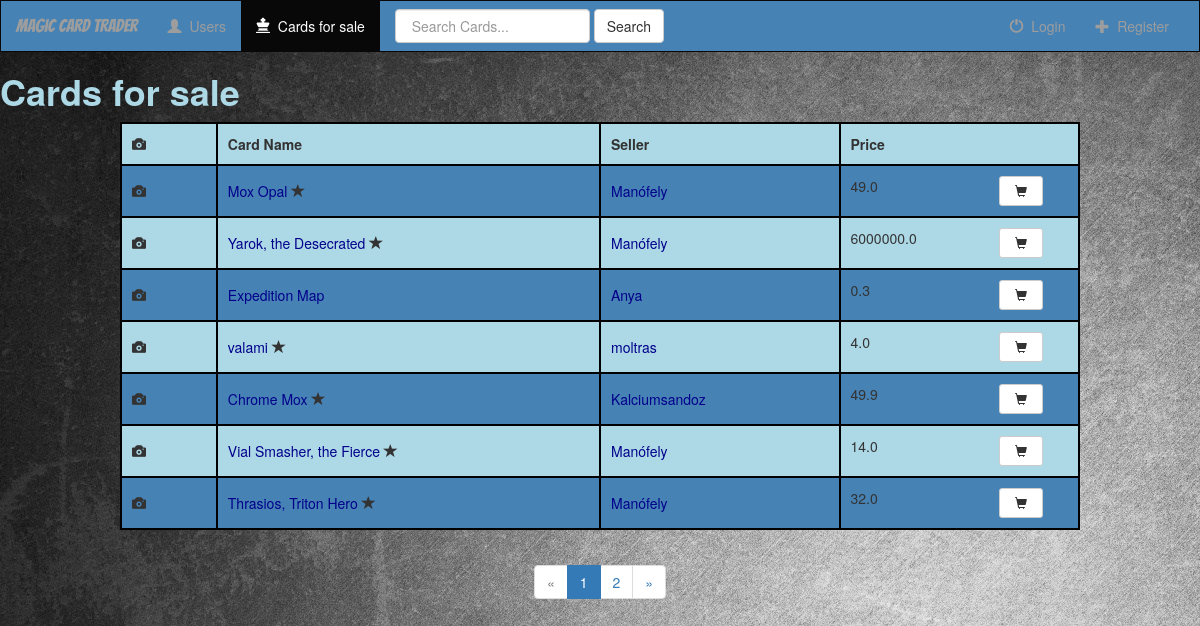
Page /cards/ on the earlier database version.
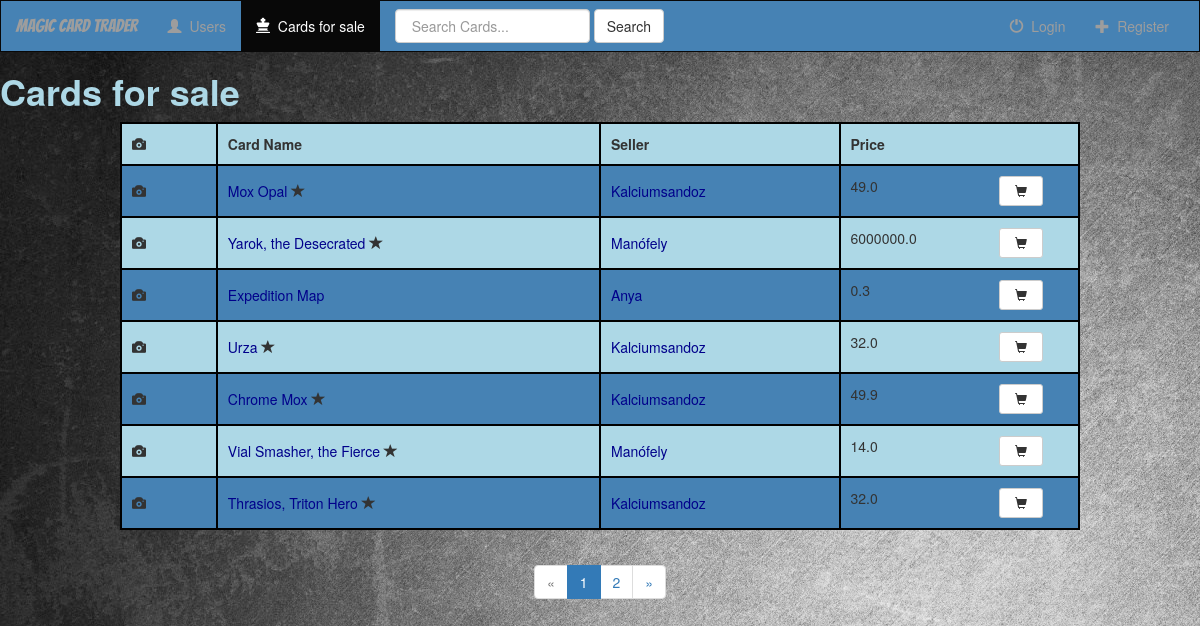
Same page on the later database version.
### Magic/models.py (models this page shows, shortened)
class Card(models.Model):
    name = models.CharField(max_length = 150)
    set_name = models.CharField(max_length = 150)
    price = models.FloatField()
    user = models.ForeignKey(User, on_delete=models.CASCADE)
    is_foil = models.BooleanField(default=False)
    is_ordered = models.BooleanField(default=False)

### Magic/views.py (the view)
# urls.py: path('cards/', views.cards, name="cards"),
def cards(request):
    all_cards = Card.objects.filter(is_ordered=False)
    page = request.GET.get('page', 1)
    template = loader.get_template('magic/cards.html')
    paginator = Paginator(all_cards, 7)
    try:
        cards = paginator.page(page)
    except PageNotAnInteger:
        cards = paginator.page(1)
    except EmptyPage:
        cards = paginator.page(paginator.num_pages)
    context = {
        'all_cards': all_cards,
        'cards': cards,
        'nbar':'cards',
    }
    return HttpResponse(template.render(context, request))

### Magic/templates/magic/cards.html (shortened to what this page needs)
{% extends 'magic/base.html' %}
{% block body %}
    {% if all_cards %}
        <h1 class="basic-text cards-header">Cards for sale</h1>
        <table id="card-table">
            <tr>
                <th><span class="glyphicon glyphicon-camera"></span></th>
                <th>Card Name</th>
                <th>Seller</th>
                <th>Price</th>
            </tr>
            {% for card in cards %}
            {% if card.is_ordered == False %}
                <tr>
                    <td class="img-td">
                        <span class="glyphicon glyphicon-camera"></span>
                    </td>
                    <td>
                        <a class="card-td-link" href="{% url 'Magic:card_detail' card.id %}">{{card.name}}</a>
                        {% if card.is_foil %}
                            <span class="glyphicon glyphicon-star"></span>
                        {% endif %}
                    </td>
                    <td class="seller-td">
                        <a class="user-td-link" href="{% url 'Magic:user_detail' card.user.id %}">{{card.user}}</a>
                    </td>
                    <td class="price-td">
                        {{card.price}}
                        <a href="{% url 'Magic:add_to_cart' card.id %}" >
                            <button type="submit" class="btn btn-default btn-sm btn-cart">
                                <span class="glyphicon glyphicon-shopping-cart"></span>
                            </button>
                        </a>
                    </td>
                </tr>
            {% endif %}
            {% endfor %}
        </table>
        <div class="center">
            {% if cards.has_other_pages %}
                <ul class="pagination">
                    {% if cards.has_previous %}
                        <li><a href="?page={{ cards.previous_page_number }}">&laquo;</a></li>
                    {% else %}
                        <li class="disabled"><span>&laquo;</span></li>
                    {% endif %}
                    {% for i in cards.paginator.page_range %}
                        {% if cards.number == i %}
                            <li class="active"><span>{{ i }} <span class="sr-only">(current)</span></span></li>
                        {% else %}
                            <li><a href="?page={{ i }}">{{ i }}</a></li>
                        {% endif %}
                    {% endfor %}
                    {% if cards.has_next %}
                        <li><a href="?page={{ cards.next_page_number }}">&raquo;</a></li>
                    {% else %}
                        <li class="disabled"><span>&raquo;</span></li>
                    {% endif %}
                </ul>
            {% endif %}
        </div>
    {% else %}
            <h3 class="basic-text">No cards available for sale</h3>
    {% endif %}
{% endblock %}

### Magic/templates/magic/base.html (shortened to what this page needs)
{% load static %}
<!DOCTYPE html>
<html lang="en">
    <head>
        <link rel="stylesheet" href="https://maxcdn.bootstrapcdn.com/bootstrap/3.3.6/css/bootstrap.min.css" />
        <link rel="stylesheet" type="text/css" href="{% static 'magic/style.css' %}" />
    </head>
    <body>
        <nav class="navbar navbar-inverse">
            <div class="container-fluid">
                <div class="navbar-header">
                    <a class="navbar-brand {% if nbar == 'home' %} active {% endif %}" href="{% url 'Magic:index' %}">Magic Card Trader</a>
                </div>
                <div class="collapsable navbar-collapse" id="topNavBar">
                    <ul class="nav navbar-nav">
                        <li class="{% if nbar == 'users' %} active {% endif %}">
                            <a href="{% url 'Magic:users' %}">
                                <span class="glyphicon glyphicon-user" aria-hidden="true"></span>&nbsp;
                                Users
                            </a>
                        </li>
                        <li class="{% if nbar == 'cards' %} active {% endif %}">
                            <a href="{% url 'Magic:cards' %}">
                                <span class="glyphicon glyphicon-king" aria-hidden="true"></span>&nbsp;
                                Cards for sale
                            </a>
                        </li>
                    </ul>
                    <form class="navbar-form navbar-left " role="search" method="GET" action="#">
                        <div class="form-group">
                            <input type="text" class="form-control" name="q" value="" placeholder="{% if nbar == 'users' %} Search Users... {% else %} Search Cards... {% endif %}">
                        </div>
                        <button type="submit" class="btn btn-default">Search</button>
                    </form>
                    <ul class="nav navbar-nav navbar-right">
                        {% if request.user.is_authenticated %}
                            <li class="{% if nbar == 'profile' %} active {% endif %}">
                                <a href="{% url 'profile' %}">
                                    <span class="glyphicon glyphicon-user" aria-hidden="true"></span>&nbsp; {{ request.user }}'s Profile
                                </a>
                            </li>
                            <li class="{% if nbar == 'add_cards' %} active {% endif %}">
                                <a href="{% url 'Magic:card_add' %}">
                                    <span class="glyphicon glyphicon-plus" aria-hidden="true"></span>&nbsp; Add Cards
                                </a>
                            </li>
                            <li class="{% if nbar == 'order-summary' %} active {% endif %}">
                                <a href="{% url 'Magic:order_summary' %}">
                                    <span class="glyphicon glyphicon-shopping-cart" aria-hidden="true"></span>&nbsp; View Cart {% if order.get_cart_total > 0 %}(${{ order.get_cart_total }}) {% endif %}
                                </a>
                            </li>
                            <li class="">
                                <a href="{% url 'logout' %}">
                                    <span class="glyphicon glyphicon-off" aria-hidden="true"></span>&nbsp; Logout
                                </a>
                            </li>
                        {% else %}
                            <li class="">
                                <a href="{% url 'login' %}">
                                    <span class="glyphicon glyphicon-off" aria-hidden="true"></span>&nbsp; Login
                                </a>
                            </li>
                            <li class="">
                                <a href="{% url 'Magic:register' %}">
                                    <span class="glyphicon glyphicon-plus" aria-hidden="true"></span>&nbsp; Register
                                </a>
                            </li>
                        {% endif %}
                    </ul>
                </div>
            </div>
        </nav>
        {% block body %}
        {% endblock %}
    </body>
</html>

### Magic/static/magic/style.css (style rules this page uses)
body { background: white url("images/background.jpg"); }
.navbar { border-radius: 0; }
.navbar-brand { font-family: 'Bangers', cursive; }
.navbar { background-color: steelblue; }
.active { color: aqua; background-color: rgb(0, 0, 121); }
.basic-text { color: lightblue; font-weight: bold; }
.cards-header { border-bottom: 50ptx; }
table { width: 80%; margin-left: auto; margin-right: auto; margin-bottom: 15px; }
table, th, td { border: 2px solid black; border-collapse: collapse; align-self: center; }
th, td { padding: 10px; height: 40%; }
#user-table tr:nth-child(even), #card-table tr:nth-child(even) { background-color: steelblue; }
#user-table tr:nth-child(odd), #card-table tr:nth-child(odd) { background-color: lightblue; }
#card-table tr:nth-child(even), #card-table tr:nth-child(even) { background-color: steelblue; }
#card-table tr:nth-child(odd), #card-table tr:nth-child(odd) { background-color: lightblue; }
.img-td { width: 10%; }
.user-td-link, .card-td-link { color: darkblue; }
.seller-td, .price-td { width: 25%; }
.center { text-align: center; }
.btn-cart { float: right; margin-right: 25px; padding-left: 15px; padding-right: 15px; }

Differences in the rows shown:
removed Card: name "valami", is_foil True (drawn), user "moltras", price "4.0"
changed Card "Mox Opal": user "Manófely" → "Kalciumsandoz"
added Card: name "Urza", is_foil True (drawn), user "Kalciumsandoz", price "32.0"
changed Card "Thrasios, Triton Hero": user "Manófely" → "Kalciumsandoz"
